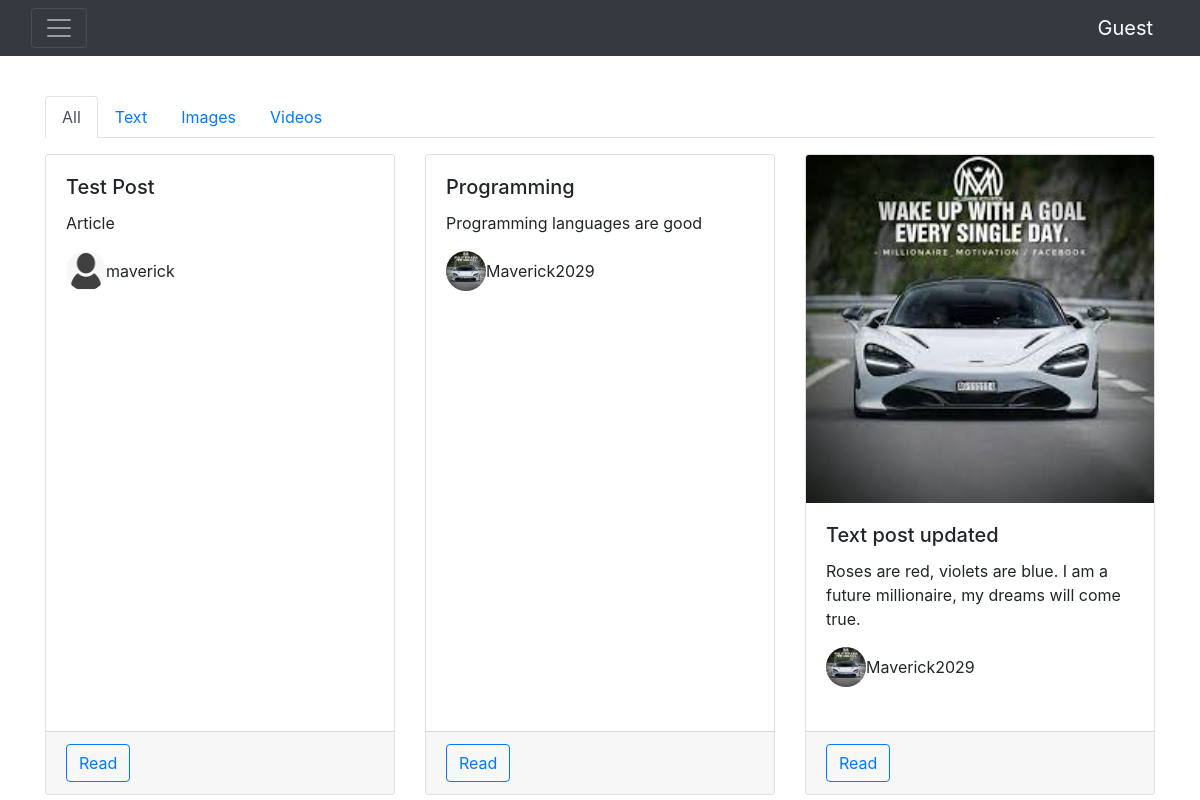
The page / on the database its author committed.
### main/models.py (models this page shows, shortened)
class Post(models.Model):
    TEXT = 'text'
    IMAGE = 'image'
    VIDEO = 'video'
    POST_TYPES = [
        (TEXT, 'Text'),
        (IMAGE, 'Image'),
        (VIDEO, 'Video'),
    ]
    title = models.CharField(max_length=255)
    post_type = models.CharField(max_length=10, choices=POST_TYPES, default=TEXT)
    content = models.TextField(blank=True, null=True)
    image = models.ImageField(upload_to='post_images/%Y/%m/%d', blank=True, null=True)
    video = models.FileField(upload_to='post_videos/%Y/%m/%d', blank=True, null=True)
    video_size_limit = models.PositiveIntegerField(default=10485760)  # 10 MB in bytes
    time_created = models.DateTimeField(auto_now_add=True)
    user = models.ForeignKey(User, on_delete=models.DO_NOTHING, related_name='posts')
    likes = models.ManyToManyField(User, related_name='liked_posts', blank=True)
    def total_likes(self):
        return self.likes.count()

class Profile(models.Model):
    user = models.OneToOneField(User, on_delete=models.CASCADE)
    follows = models.ManyToManyField("self",
                                     related_name='followed_by',
                                     symmetrical=False,
                                     blank=True)
    last_entered = models.DateTimeField(auto_now=True)
    profile_image = models.ImageField(upload_to='profile_images/%Y/%m/%d', default='profile_images/default.png', verbose_name='Profile Image')
    bio = models.CharField(max_length=500)
    country = models.CharField(max_length=100)

### main/views.py (the view)
# urls.py: 2. Add a URL to urlpatterns:  path('', views.home, name='home')
def home(request):
    all_posts = Post.objects.all().order_by('-time_created')
    text_posts = all_posts.filter(post_type=Post.TEXT)
    image_posts = all_posts.filter(post_type=Post.IMAGE)
    video_posts = all_posts.filter(post_type=Post.VIDEO)
    context = {
        'all_posts': all_posts,
        'text_posts': text_posts,
        'image_posts': image_posts,
        'video_posts': video_posts,
    }
    return render(request, 'main/home.html', context)

### main/templates/main/home.html (shortened to what this page needs)
{% extends "main/utils/base.html" %}
{% block content %}
{% include "main/utils/navbar.html" %}
<br/>
<br/>
<div class="container mt-5">
    <ul class="nav nav-tabs" id="postTabs" role="tablist">
        <li class="nav-item" role="presentation">
            <a class="nav-link active" id="all-tab" data-bs-toggle="tab" href="#all-posts" role="tab" aria-controls="all-posts" aria-selected="true">All</a>
        </li>
        <li class="nav-item" role="presentation">
            <a class="nav-link" id="text-tab" data-bs-toggle="tab" href="#text-posts" role="tab" aria-controls="text-posts" aria-selected="false">Text</a>
        </li>
        <li class="nav-item" role="presentation">
            <a class="nav-link" id="image-tab" data-bs-toggle="tab" href="#image-posts" role="tab" aria-controls="image-posts" aria-selected="false">Images</a>
        </li>
        <li class="nav-item" role="presentation">
            <a class="nav-link" id="video-tab" data-bs-toggle="tab" href="#video-posts" role="tab" aria-controls="video-posts" aria-selected="false">Videos</a>
        </li>
    </ul>
    <div class="tab-content mt-3">
        <div class="tab-pane fade show active" id="all-posts" role="tabpanel" aria-labelledby="all-tab">
            <div class="row row-cols-1 row-cols-md-2 row-cols-lg-3 g-4">
                {% for post in all_posts %}
                <div class="col">
                    <div class="card h-100">
                        {% if post.post_type == 'image' %}
                        <img src="{{ post.image.url }}" class="card-img-top" alt="Image">
                        {% elif post.post_type == 'video' %}
                        <video controls class="card-img-top">
                            <source src="{{ post.video.url }}" type="video/mp4">
                            Your browser does not support the video tag.
                        </video>
                        {% endif %}
                        <div class="card-body">
                            <h5 class="card-title">{{ post.title }}</h5>
                            <p class="card-text">{{ post.content|truncatewords:40 }}</p>
                            <div class="d-flex align-items-center">
                                <a href="{% url 'profile' post.user.pk %}">
                                    <img src="{{ post.user.profile.profile_image.url }}" alt="User Profile" class="rounded-circle" width="40" height="40">
                                </a>
                                <span class="ms-2">{{ post.user.username }}</span>
                            </div>
                        </div>
                        <br>
                        <div class="card-footer">
                            <a href="{% url 'post_detail' post.id %}" class="btn btn-outline-primary">Read</a>
                        </div>
                    </div>
                </div>
                {% empty %}
                <p>No posts available.</p>
                {% endfor %}
            </div>
        </div>
    </div>
</div>
{% endblock %}

### main/templates/main/utils/base.html (shortened to what this page needs)
{% load static %}
<!doctype html>
<html lang="en">
<head>
    <link rel="stylesheet" href="https://cdnjs.cloudflare.com/ajax/libs/font-awesome/6.6.0/css/all.min.css" />
    <link rel="stylesheet" href="{% static 'css/styles.css' %}"/>
    <link rel="stylesheet" href="https://cdn.jsdelivr.net/npm/bootstrap@4.3.1/dist/css/bootstrap.min.css">
</head>
<body>
    {% block content %}
    {% endblock %}
</body>
</html>

### main/templates/main/utils/navbar.html (shortened to what this page needs)
<nav class="navbar navbar-dark bg-dark fixed-top">
  <div class="container-fluid">
    <button class="navbar-toggler" type="button" data-toggle="collapse" data-target="#navbarNavDropdown" aria-controls="navbarNavDropdown" aria-expanded="false" aria-label="Toggle navigation">
      <span class="navbar-toggler-icon"></span>
    </button>
    {% if user.is_authenticated %}
    <a class="navbar-brand" href="{% url 'profile' user.pk %}">{{ user.username }}</a>
    {% else %}
    <a class="navbar-brand" href="{% url 'home' %}">Guest</a>
    {% endif %}
  </div>
</nav>

### rows shown on the page
Post: title "Test Post", content "Article", user.profile.profile_image (placeholder picture), user.username "maverick"
Post: title "Programming", content "Programming languages are good", user.profile.profile_image (picture), user.username "Maverick2029"
Post: image (picture), title "Text post updated", content "Roses are red, violets are blue. I am a future millionaire, my dreams will come true.", user.profile.profile_image (picture), user.username "Maverick2029"
